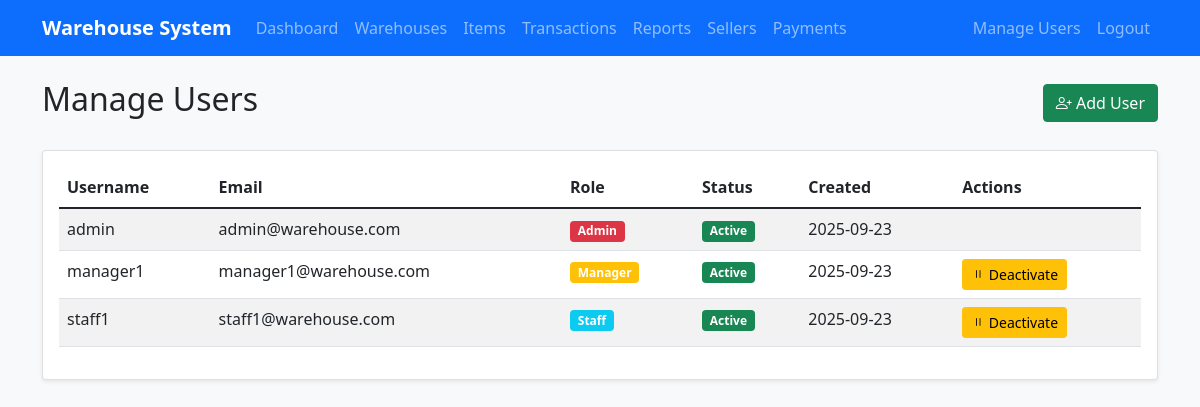
Before: /manage-users (signed in) with the older database file.
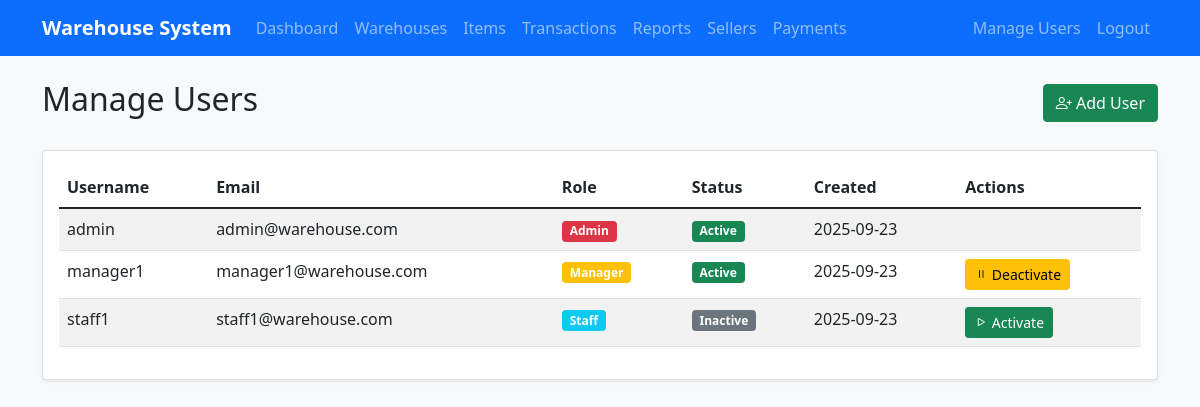
After: the same page with the newer database file.
### app/models.py (models this page shows, shortened)
class User(UserMixin, db.Model):
    id = db.Column(db.Integer, primary_key=True)
    username = db.Column(db.String(80), unique=True, nullable=False)
    email = db.Column(db.String(120), unique=True, nullable=False)
    password_hash = db.Column(db.String(120), nullable=False)
    role = db.Column(db.Enum(Role), nullable=False, default=Role.STAFF)
    created_at = db.Column(db.DateTime, default=datetime.utcnow)
    is_active = db.Column(db.Boolean, default=True)
    transactions = db.relationship('Transaction', backref='user', lazy=True)
    def can_manage_users(self):
        return self.role == Role.ADMIN

### app/auth/routes.py (the view)
@bp.route('/manage-users')
@login_required
def manage_users():
    if not current_user.can_manage_users():
        flash('Access denied. Admin privileges required.', 'danger')
        return redirect(url_for('main.dashboard'))
    users = User.query.all()
    form = CreateUserForm()
    return render_template('auth/manage_users.html', users=users, form=form)

### app.py (called while the page is built, shortened)
@app.before_request
def create_tables():
    db.create_all()

### app/templates/auth/manage_users.html (shortened to what this page needs)
{% extends "base.html" %}
{% block content %}
<div class="d-flex justify-content-between align-items-center mb-4">
    <h2>Manage Users</h2>
    <button class="btn btn-success" data-bs-toggle="modal" data-bs-target="#createUserModal">
        <i class="bi bi-person-plus"></i> Add User
    </button>
</div>
<div class="card">
    <div class="card-body">
        <div class="table-responsive">
            <table class="table table-striped">
                <thead>
                    <tr>
                        <th>Username</th>
                        <th>Email</th>
                        <th>Role</th>
                        <th>Status</th>
                        <th>Created</th>
                        <th>Actions</th>
                    </tr>
                </thead>
                <tbody>
                    {% for user in users %}
                    <tr>
                        <td>{{ user.username }}</td>
                        <td>{{ user.email }}</td>
                        <td>
                            <span class="badge bg-{{ 'danger' if user.role.value == 'admin' else 'warning' if user.role.value == 'manager' else 'info' }}">
                                {{ user.role.value.title() }}
                            </span>
                        </td>
                        <td>
                            <span class="badge bg-{{ 'success' if user.is_active else 'secondary' }}">
                                {{ 'Active' if user.is_active else 'Inactive' }}
                            </span>
                        </td>
                        <td>{{ user.created_at.strftime('%Y-%m-%d') }}</td>
                        <td>
                            {% if user.id != current_user.id %}
                            <a href="{{ url_for('auth.toggle_user', user_id=user.id) }}"
                               class="btn btn-sm btn-{{ 'warning' if user.is_active else 'success' }}"
                               onclick="return confirm('Are you sure?')">
                                <i class="bi bi-{{ 'pause' if user.is_active else 'play' }}"></i>
                                {{ 'Deactivate' if user.is_active else 'Activate' }}
                            </a>
                            {% endif %}
                        </td>
                    </tr>
                    {% endfor %}
                </tbody>
            </table>
        </div>
    </div>
</div>
{% endblock %}

Changed rows visible on the page:
changed User "staff1": is_active "Active" → "Inactive"; is_active "Deactivate" → "Activate"
